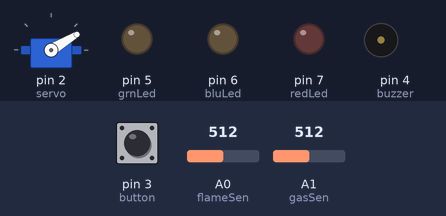
A sketch run on a simulated Arduino Uno, built with avr-gcc and run on an emulated ATmega328P. Parts: servo, output pins drawn as LEDs (lit = HIGH), buzzer (waves = sounding). Dashed ring = blinking. The test bench sets the inputs (shaded band); at power-on: pin 3 (button) HIGH, A1 (gasSen) = 512, A0 (flameSen) = 512. What the sketch prints to the serial monitor is not drawn.

Above: at 1.2 s.
1.3 s: pin 3 (button) pulled LOW for 0.15 s
At 2.7 s:
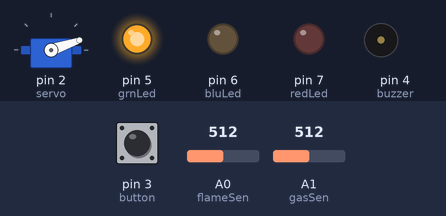
3.0 s: A1 (gasSen) set to 582
4.5 s: A1 (gasSen) set to 615
At 5.29 s:
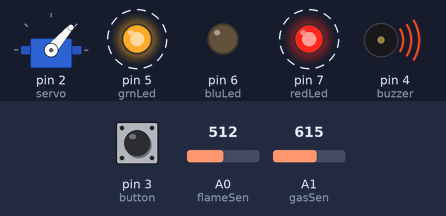
7.5 s: A0 (flameSen) set to 163
10.5 s: A0 (flameSen) set to 133
At 10.65 s:
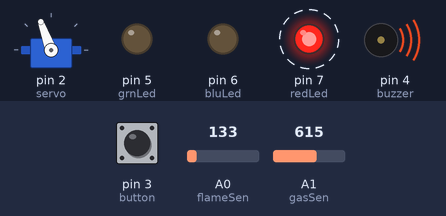
13.5 s: pin 3 (button) pulled LOW for 1 s
At 18.1 s:
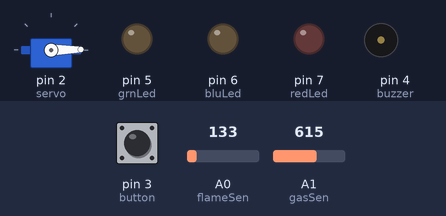
Timing chart, 0 to 18.5 s (numbered marks = the images above; inputs shaded):
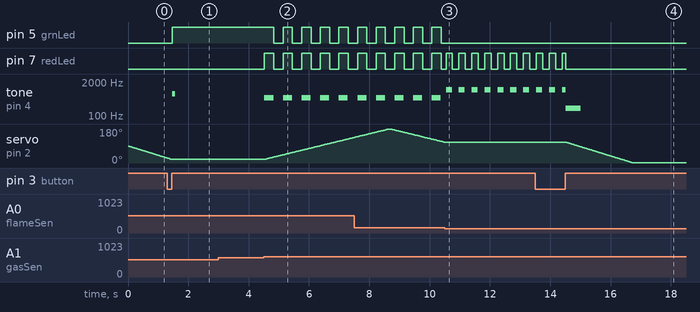

The sketch:

ArduinoFireGas.ino
```cpp
#include <Chrono.h>
#include <Servo.h>

// --------------------------------- Components

// pin input
#define servo 2
#define button 3
#define gasSen A1
#define flameSen A0

#define grnLed 5
#define bluLed 6
#define redLed 7
#define buzzer 4

Chrono alertGas;
bool alertStateGas = true;
unsigned long spacingGas = 300;

Chrono alertFire;
bool alertStateFire = true;
unsigned long spacingFire = 200;

// Threshold
const int gasLimit = 600;
const int flameLimit = 150;

// State
bool mainState = false;  //true = on, false = off
bool butState = false;  //true = pressed, false = unpressed
unsigned long pressTime = 0;
const unsigned long waitTime = 500;

// Servo

Servo sv;
int angle = 0;
int svStep = 1;

//Mode
const char OffMode = '0';
const char SafeMode = '1';
const char GasMode = '2';
const char FireMode = '3';

char nowMode = '0';

Chrono txTimer;

// --------------------------------- Main

void setup() {
  Serial.begin(115200);

  setupServo();
  setupLEDpin();
  pinMode(buzzer, OUTPUT);
}

void loop() {
  checkButton();
  if (mainState) setOnMode();
  else setOffMode();

  changeOutputMode();
  sendMode();
}

// --------------------------------- Input Sensors buttons Servo

void sendMode() {
  if(txTimer.hasPassed(500)) {
    Serial.println(nowMode);
  }
}

void checkButton() {
  if (mainState == false) {
    if (isButtonPressed()) setSafeModeOutput();
  }
  else {
    if (isButtonHeld()) setOffModeOutput();
  }
}
bool isButtonPressed() {
  if (digitalRead(button) == LOW) butState = true;
  if (butState && digitalRead(button) == HIGH) {
    butState = false;
    return true;
  }
  return false;
}
bool isButtonHeld() {
  if (digitalRead(button) == HIGH) pressTime = 0;
  if (digitalRead(button) == LOW && pressTime == 0) pressTime = millis();
  if (pressTime != 0 && digitalRead(button) == LOW && millis() - pressTime >= waitTime) butState = true;
  if (butState && digitalRead(button) == HIGH) {
    butState = false;
    return true;
  }
  return false;
}

void setOnMode() {
  setDetectMode(chooseDetectMode());
}

void setOffMode() {
  if (nowMode != OffMode) {
//    Serial.println(OffMode);
    nowMode = OffMode;
  }
  getHandBack();
}

void setDetectMode(int i) {
  switch (i) {
    case 1: setSafeMode(); break;
    case 2: setGasMode(); break;
    case 3: setFireMode(); break;
  }
}

int chooseDetectMode() {
  if (detectFlame()) return 3;
  else if (detectGas()) return 2;
  else return 1;
}

void setSafeMode() {
  if (nowMode != SafeMode) {
//    Serial.println(SafeMode);
    nowMode = SafeMode;
  }
}

void setGasMode() {
  if (nowMode != GasMode) {
//    Serial.println(GasMode);
    nowMode = GasMode;
  }
  scoutArea(10);
}

void setFireMode() {
  if (nowMode != FireMode) {
//    Serial.println(FireMode);
    nowMode = FireMode;
  }
  delay(15);
}

void scoutArea(int slowness) {
  angle += svStep;
  sv.write(angle);
  if (angle < 0 || angle > 180) svStep = -svStep;
  delay(slowness);
}

void getHandBack() {
  if (angle > 0) {
    sv.write(angle--);
    delay(20);
  }
}

bool detectGas() {
  // Serial.println(analogRead(gasSen));
  if (analogRead(gasSen) > gasLimit) return true;
  return false;
}

bool detectFlame() {
  // Serial.println(analogRead(flameSen));
  if (analogRead(flameSen) < flameLimit) return true;
  return false;
}

void setupServo() {
  sv.attach(servo);
  angle = sv.read();
}

// --------------------------------- Output LED Buzzer

void changeOutputMode() {
  switch (nowMode) {
    case OffMode : setOffModeOutput(); break;
    case SafeMode : setSafeModeOutput(); break;
    case GasMode : setGasModeOutput(); break;
    case FireMode : setFireModeOutput(); break;
  }
}
void setOffModeOutput() {
  setColor(0, 0, 0);
  if (mainState) {
    mainState = false;
    beepOff();
  }
}
void setSafeModeOutput() {
  setColor(0, 255, 0);
  if (!mainState) {
    mainState = true;
    beepOn();
  }
}
void setGasModeOutput() {
  delay(15);
  if (alertGas.hasPassed(spacingGas)) {
    alertGas.restart();
    switchAlertGas();
  }
}
void setFireModeOutput() {
  delay(15);
  if (alertFire.hasPassed(spacingFire)) {
    alertFire.restart();
    switchAlertFire();
  }
}
void switchAlertGas() {
  if (alertStateGas) setAlertONGas();
  else setAlertOFF();
  alertStateGas = !alertStateGas;
}
void switchAlertFire() {
  if (alertStateFire) setAlertONFire();
  else setAlertOFF();
  alertStateFire = !alertStateFire;
}
void setAlertONGas() {
  setColor(255, 255, 0);
  tone(buzzer, 500, spacingGas);
}
void setAlertONFire() {
  setColor(255, 0, 0);
  tone(buzzer, 1000, spacingFire);
}
void setAlertOFF() {
  setColor(0, 0, 0);
}
void beepOn() {
  tone(buzzer, 700, 100);
}
void beepOff() {
  tone(buzzer, 200, 500);
}
void setColor(int redVal, int grnVal, int bluVal) {
  analogWrite(redLed, redVal);
  analogWrite(grnLed, grnVal);
  analogWrite(bluLed, bluVal);
}
void setupLEDpin() {
  pinMode(redLed, OUTPUT);
  pinMode(grnLed, OUTPUT);
  pinMode(bluLed, OUTPUT);
}
```

Measured:
- the behaviour switches between 600 and 601 on A1 (gasSen) (found by bisection; images 1 and 2)
- the behaviour switches between 150 and 149 on A0 (flameSen) (found by bisection; images 2 and 3)
- after the input at 1.3 s, pin 5 (grnLed): LOW → HIGH after 0.16 s; tone on pin 4 (buzzer): silent → 700 Hz after 0.16 s, → silent 0.10 s later; servo on pin 2 (servo): goes on until 1.4 s, then stays 19°
- after the input at 4.5 s, pin 5 (grnLed): alternates HIGH for 0.31 s and LOW for 0.31 s, starting after 0.33 s; pin 7 (redLed): alternates HIGH for 0.31 s and LOW for 0.31 s, starting at once
- after the input at 10.5 s, pin 5 (grnLed): stops changing and stays LOW; pin 7 (redLed): alternates HIGH for 0.21 s and LOW for 0.21 s, starting at once; tone on pin 4 (buzzer): alternates 1000 Hz for 0.20 s and silent for 0.23 s, starting at once; servo on pin 2 (servo): stops changing and stays 110°
- after the input at 13.5 s, servo on pin 2 (servo): moves from 110° to 1° over 2.2 s, starting after 1.0 s
